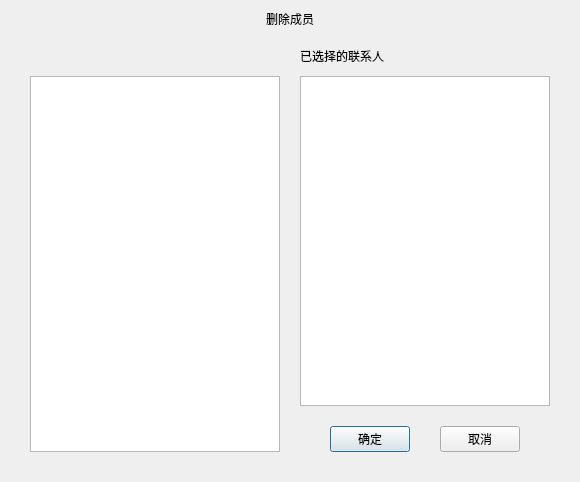
<?xml version="1.0" encoding="UTF-8"?>
<ui version="4.0">
 <class>TNRemoveGroupChatMemberDialog</class>
 <widget class="QDialog" name="TNRemoveGroupChatMemberDialog">
  <property name="geometry">
   <rect>
    <x>0</x>
    <y>0</y>
    <width>580</width>
    <height>482</height>
   </rect>
  </property>
  <property name="minimumSize">
   <size>
    <width>580</width>
    <height>482</height>
   </size>
  </property>
  <property name="maximumSize">
   <size>
    <width>580</width>
    <height>482</height>
   </size>
  </property>
  <property name="focusPolicy">
   <enum>Qt::StrongFocus</enum>
  </property>
  <property name="windowTitle">
   <string>选择联系人</string>
  </property>
  <layout class="QVBoxLayout" name="verticalLayout_3">
   <property name="spacing">
    <number>0</number>
   </property>
   <property name="leftMargin">
    <number>30</number>
   </property>
   <property name="topMargin">
    <number>10</number>
   </property>
   <property name="rightMargin">
    <number>30</number>
   </property>
   <property name="bottomMargin">
    <number>30</number>
   </property>
   <item>
    <layout class="QVBoxLayout" name="verticalLayout_2">
     <item>
      <widget class="QWidget" name="groupchatTitleWidget" native="true">
       <layout class="QVBoxLayout" name="verticalLayout_4">
        <property name="spacing">
         <number>0</number>
        </property>
        <property name="leftMargin">
         <number>0</number>
        </property>
        <property name="topMargin">
         <number>0</number>
        </property>
        <property name="rightMargin">
         <number>0</number>
        </property>
        <property name="bottomMargin">
         <number>18</number>
        </property>
        <item>
         <widget class="QLabel" name="DialogTitleLabel">
          <property name="text">
           <string>删除成员</string>
          </property>
          <property name="alignment">
           <set>Qt::AlignCenter</set>
          </property>
          <property name="indent">
           <number>0</number>
          </property>
         </widget>
        </item>
       </layout>
      </widget>
     </item>
     <item>
      <layout class="QGridLayout" name="gridLayout">
       <property name="horizontalSpacing">
        <number>20</number>
       </property>
       <property name="verticalSpacing">
        <number>10</number>
       </property>
       <item row="0" column="0">
        <widget class="QWidget" name="widget" native="true">
         <property name="sizePolicy">
          <sizepolicy hsizetype="Preferred" vsizetype="Preferred">
           <horstretch>0</horstretch>
           <verstretch>0</verstretch>
          </sizepolicy>
         </property>
         <property name="minimumSize">
          <size>
           <width>250</width>
           <height>0</height>
          </size>
         </property>
         <property name="maximumSize">
          <size>
           <width>250</width>
           <height>16777215</height>
          </size>
         </property>
        </widget>
       </item>
       <item row="0" column="1">
        <layout class="QHBoxLayout" name="horizontalLayout">
         <property name="spacing">
          <number>2</number>
         </property>
         <item>
          <widget class="QLabel" name="haveSelectedLabel">
           <property name="text">
            <string>已选择的联系人</string>
           </property>
          </widget>
         </item>
         <item>
          <spacer name="horizontalSpacer_3">
           <property name="orientation">
            <enum>Qt::Horizontal</enum>
           </property>
           <property name="sizeHint" stdset="0">
            <size>
             <width>40</width>
             <height>20</height>
            </size>
           </property>
          </spacer>
         </item>
        </layout>
       </item>
       <item row="1" column="0">
        <widget class="QTableView" name="leftTableView">
         <property name="minimumSize">
          <size>
           <width>250</width>
           <height>0</height>
          </size>
         </property>
         <property name="maximumSize">
          <size>
           <width>250</width>
           <height>16777215</height>
          </size>
         </property>
        </widget>
       </item>
       <item row="1" column="1">
        <layout class="QVBoxLayout" name="verticalLayout">
         <property name="spacing">
          <number>0</number>
         </property>
         <item>
          <widget class="QTableView" name="rightTableView">
           <property name="minimumSize">
            <size>
             <width>250</width>
             <height>0</height>
            </size>
           </property>
           <property name="maximumSize">
            <size>
             <width>250</width>
             <height>16777215</height>
            </size>
           </property>
          </widget>
         </item>
         <item>
          <layout class="QHBoxLayout" name="horizontalLayout_4">
           <property name="spacing">
            <number>0</number>
           </property>
           <property name="topMargin">
            <number>20</number>
           </property>
           <property name="rightMargin">
            <number>0</number>
           </property>
           <item>
            <spacer name="horizontalSpacer">
             <property name="orientation">
              <enum>Qt::Horizontal</enum>
             </property>
             <property name="sizeHint" stdset="0">
              <size>
               <width>40</width>
               <height>20</height>
              </size>
             </property>
            </spacer>
           </item>
           <item>
            <widget class="QPushButton" name="okButton">
             <property name="cursor">
              <cursorShape>PointingHandCursor</cursorShape>
             </property>
             <property name="text">
              <string>确定</string>
             </property>
            </widget>
           </item>
           <item>
            <spacer name="horizontalSpacer_4">
             <property name="orientation">
              <enum>Qt::Horizontal</enum>
             </property>
             <property name="sizeHint" stdset="0">
              <size>
               <width>40</width>
               <height>20</height>
              </size>
             </property>
            </spacer>
           </item>
           <item>
            <widget class="QPushButton" name="cancelButton">
             <property name="cursor">
              <cursorShape>PointingHandCursor</cursorShape>
             </property>
             <property name="text">
              <string>取消</string>
             </property>
            </widget>
           </item>
           <item>
            <spacer name="horizontalSpacer_2">
             <property name="orientation">
              <enum>Qt::Horizontal</enum>
             </property>
             <property name="sizeHint" stdset="0">
              <size>
               <width>40</width>
               <height>20</height>
              </size>
             </property>
            </spacer>
           </item>
          </layout>
         </item>
        </layout>
       </item>
      </layout>
     </item>
    </layout>
   </item>
  </layout>
 </widget>
 <resources/>
 <connections/>
</ui>
